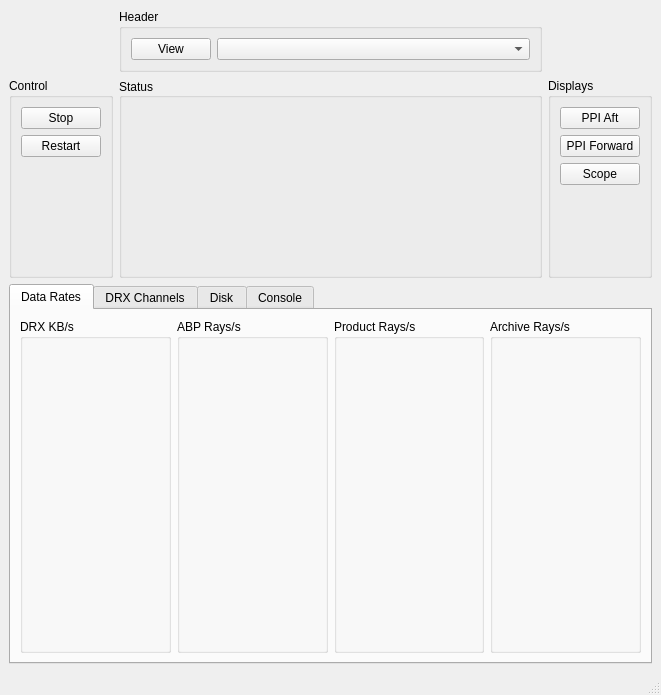
<ui version="4.0" >
 <class>EldoraMain</class>
 <widget class="QMainWindow" name="EldoraMain" >
  <property name="geometry" >
   <rect>
    <x>0</x>
    <y>0</y>
    <width>661</width>
    <height>695</height>
   </rect>
  </property>
  <property name="sizePolicy" >
   <sizepolicy>
    <hsizetype>1</hsizetype>
    <vsizetype>1</vsizetype>
    <horstretch>0</horstretch>
    <verstretch>0</verstretch>
   </sizepolicy>
  </property>
  <property name="windowTitle" >
   <string>Eldora Control</string>
  </property>
  <widget class="QWidget" name="centralwidget" >
   <layout class="QVBoxLayout" >
    <property name="margin" >
     <number>9</number>
    </property>
    <property name="spacing" >
     <number>6</number>
    </property>
    <item>
     <layout class="QGridLayout" >
      <property name="margin" >
       <number>0</number>
      </property>
      <property name="spacing" >
       <number>6</number>
      </property>
      <item row="1" column="1" >
       <widget class="QGroupBox" name="gaugeBox" >
        <property name="minimumSize" >
         <size>
          <width>400</width>
          <height>200</height>
         </size>
        </property>
        <property name="title" >
         <string>Status</string>
        </property>
        <property name="alignment" >
         <set>Qt::AlignJustify|Qt::AlignVCenter</set>
        </property>
        <property name="flat" >
         <bool>false</bool>
        </property>
       </widget>
      </item>
      <item row="0" column="1" >
       <widget class="QGroupBox" name="groupBox_3" >
        <property name="title" >
         <string>Header</string>
        </property>
        <layout class="QHBoxLayout" >
         <property name="margin" >
          <number>9</number>
         </property>
         <property name="spacing" >
          <number>6</number>
         </property>
         <item>
          <widget class="QPushButton" name="viewHdrBtn" >
           <property name="sizePolicy" >
            <sizepolicy>
             <hsizetype>0</hsizetype>
             <vsizetype>3</vsizetype>
             <horstretch>0</horstretch>
             <verstretch>0</verstretch>
            </sizepolicy>
           </property>
           <property name="minimumSize" >
            <size>
             <width>50</width>
             <height>0</height>
            </size>
           </property>
           <property name="text" >
            <string>View</string>
           </property>
          </widget>
         </item>
         <item>
          <widget class="QComboBox" name="hdrCombo" >
           <property name="sizePolicy" >
            <sizepolicy>
             <hsizetype>3</hsizetype>
             <vsizetype>3</vsizetype>
             <horstretch>0</horstretch>
             <verstretch>0</verstretch>
            </sizepolicy>
           </property>
          </widget>
         </item>
        </layout>
       </widget>
      </item>
      <item row="1" column="0" >
       <widget class="QGroupBox" name="groupBox_4" >
        <property name="title" >
         <string>Control</string>
        </property>
        <layout class="QVBoxLayout" >
         <property name="margin" >
          <number>9</number>
         </property>
         <property name="spacing" >
          <number>6</number>
         </property>
         <item>
          <widget class="QPushButton" name="stopButton" >
           <property name="sizePolicy" >
            <sizepolicy>
             <hsizetype>1</hsizetype>
             <vsizetype>1</vsizetype>
             <horstretch>0</horstretch>
             <verstretch>0</verstretch>
            </sizepolicy>
           </property>
           <property name="text" >
            <string>Stop</string>
           </property>
           <property name="checkable" >
            <bool>false</bool>
           </property>
          </widget>
         </item>
         <item>
          <widget class="QPushButton" name="restartButton" >
           <property name="sizePolicy" >
            <sizepolicy>
             <hsizetype>1</hsizetype>
             <vsizetype>1</vsizetype>
             <horstretch>0</horstretch>
             <verstretch>0</verstretch>
            </sizepolicy>
           </property>
           <property name="text" >
            <string>Restart</string>
           </property>
           <property name="checkable" >
            <bool>false</bool>
           </property>
          </widget>
         </item>
         <item>
          <spacer>
           <property name="orientation" >
            <enum>Qt::Vertical</enum>
           </property>
           <property name="sizeHint" >
            <size>
             <width>20</width>
             <height>40</height>
            </size>
           </property>
          </spacer>
         </item>
        </layout>
       </widget>
      </item>
      <item row="1" column="2" >
       <widget class="QGroupBox" name="groupBox_5" >
        <property name="title" >
         <string>Displays</string>
        </property>
        <layout class="QVBoxLayout" >
         <property name="margin" >
          <number>9</number>
         </property>
         <property name="spacing" >
          <number>6</number>
         </property>
         <item>
          <widget class="QPushButton" name="aftPpiButton" >
           <property name="text" >
            <string>PPI Aft</string>
           </property>
          </widget>
         </item>
         <item>
          <widget class="QPushButton" name="forwardPpiButton" >
           <property name="text" >
            <string>PPI Forward</string>
           </property>
          </widget>
         </item>
         <item>
          <widget class="QPushButton" name="scopeButton" >
           <property name="sizePolicy" >
            <sizepolicy>
             <hsizetype>1</hsizetype>
             <vsizetype>1</vsizetype>
             <horstretch>0</horstretch>
             <verstretch>0</verstretch>
            </sizepolicy>
           </property>
           <property name="text" >
            <string>Scope</string>
           </property>
          </widget>
         </item>
         <item>
          <spacer>
           <property name="orientation" >
            <enum>Qt::Vertical</enum>
           </property>
           <property name="sizeHint" >
            <size>
             <width>20</width>
             <height>40</height>
            </size>
           </property>
          </spacer>
         </item>
        </layout>
       </widget>
      </item>
      <item row="0" column="0" >
       <widget class="QLabel" name="label_4" >
        <property name="text" >
         <string/>
        </property>
       </widget>
      </item>
      <item row="0" column="2" >
       <widget class="QLabel" name="label_5" >
        <property name="text" >
         <string/>
        </property>
       </widget>
      </item>
     </layout>
    </item>
    <item>
     <widget class="QTabWidget" name="tab" >
      <property name="currentIndex" >
       <number>0</number>
      </property>
      <widget class="QWidget" name="tab_2" >
       <attribute name="title" >
        <string>Data Rates</string>
       </attribute>
       <layout class="QHBoxLayout" >
        <property name="margin" >
         <number>9</number>
        </property>
        <property name="spacing" >
         <number>6</number>
        </property>
        <item>
         <widget class="QGroupBox" name="DRXRateBox" >
          <property name="sizePolicy" >
           <sizepolicy>
            <hsizetype>1</hsizetype>
            <vsizetype>1</vsizetype>
            <horstretch>0</horstretch>
            <verstretch>0</verstretch>
           </sizepolicy>
          </property>
          <property name="title" >
           <string>DRX KB/s</string>
          </property>
         </widget>
        </item>
        <item>
         <widget class="QGroupBox" name="ABPRateBox" >
          <property name="sizePolicy" >
           <sizepolicy>
            <hsizetype>1</hsizetype>
            <vsizetype>1</vsizetype>
            <horstretch>0</horstretch>
            <verstretch>0</verstretch>
           </sizepolicy>
          </property>
          <property name="title" >
           <string>ABP Rays/s</string>
          </property>
         </widget>
        </item>
        <item>
         <widget class="QGroupBox" name="ProductRateBox" >
          <property name="sizePolicy" >
           <sizepolicy>
            <hsizetype>1</hsizetype>
            <vsizetype>1</vsizetype>
            <horstretch>0</horstretch>
            <verstretch>0</verstretch>
           </sizepolicy>
          </property>
          <property name="title" >
           <string>Product Rays/s</string>
          </property>
         </widget>
        </item>
        <item>
         <widget class="QGroupBox" name="ArchiveRateBox" >
          <property name="sizePolicy" >
           <sizepolicy>
            <hsizetype>1</hsizetype>
            <vsizetype>1</vsizetype>
            <horstretch>0</horstretch>
            <verstretch>0</verstretch>
           </sizepolicy>
          </property>
          <property name="title" >
           <string>Archive Rays/s</string>
          </property>
         </widget>
        </item>
       </layout>
      </widget>
      <widget class="QWidget" name="tab" >
       <attribute name="title" >
        <string>DRX Channels</string>
       </attribute>
       <layout class="QVBoxLayout" >
        <property name="margin" >
         <number>9</number>
        </property>
        <property name="spacing" >
         <number>6</number>
        </property>
        <item>
         <layout class="QHBoxLayout" >
          <property name="margin" >
           <number>0</number>
          </property>
          <property name="spacing" >
           <number>6</number>
          </property>
          <item>
           <spacer>
            <property name="orientation" >
             <enum>Qt::Horizontal</enum>
            </property>
            <property name="sizeHint" >
             <size>
              <width>40</width>
              <height>20</height>
             </size>
            </property>
           </spacer>
          </item>
          <item>
           <widget class="QGroupBox" name="groupBox" >
            <property name="title" >
             <string>Forward Bandwith (0 - 8000 KB/s)</string>
            </property>
            <layout class="QVBoxLayout" >
             <property name="margin" >
              <number>9</number>
             </property>
             <property name="spacing" >
              <number>6</number>
             </property>
             <item>
              <widget class="QDial" name="forwardBWdial" >
               <property name="enabled" >
                <bool>true</bool>
               </property>
               <property name="orientation" >
                <enum>Qt::Horizontal</enum>
               </property>
              </widget>
             </item>
            </layout>
           </widget>
          </item>
          <item>
           <spacer>
            <property name="orientation" >
             <enum>Qt::Horizontal</enum>
            </property>
            <property name="sizeHint" >
             <size>
              <width>40</width>
              <height>20</height>
             </size>
            </property>
           </spacer>
          </item>
          <item>
           <widget class="QGroupBox" name="groupBox_2" >
            <property name="title" >
             <string>    Aft Bandwith (0 - 8000 KB/s)</string>
            </property>
            <layout class="QVBoxLayout" >
             <property name="margin" >
              <number>9</number>
             </property>
             <property name="spacing" >
              <number>6</number>
             </property>
             <item>
              <widget class="QDial" name="aftBWdial" >
               <property name="orientation" >
                <enum>Qt::Horizontal</enum>
               </property>
              </widget>
             </item>
            </layout>
           </widget>
          </item>
          <item>
           <spacer>
            <property name="orientation" >
             <enum>Qt::Horizontal</enum>
            </property>
            <property name="sizeHint" >
             <size>
              <width>40</width>
              <height>20</height>
             </size>
            </property>
           </spacer>
          </item>
         </layout>
        </item>
        <item>
         <widget class="Line" name="line_2" >
          <property name="orientation" >
           <enum>Qt::Horizontal</enum>
          </property>
         </widget>
        </item>
        <item>
         <widget class="QGroupBox" name="forwardDials" >
          <property name="title" >
           <string>Forward Channel Bandwidths (0 - 2000 KB/s)</string>
          </property>
          <layout class="QHBoxLayout" >
           <property name="margin" >
            <number>9</number>
           </property>
           <property name="spacing" >
            <number>6</number>
           </property>
           <item>
            <widget class="QDial" name="dial" >
             <property name="orientation" >
              <enum>Qt::Horizontal</enum>
             </property>
            </widget>
           </item>
           <item>
            <widget class="QDial" name="dial_2" >
             <property name="orientation" >
              <enum>Qt::Horizontal</enum>
             </property>
            </widget>
           </item>
           <item>
            <widget class="QDial" name="dial_3" >
             <property name="orientation" >
              <enum>Qt::Horizontal</enum>
             </property>
            </widget>
           </item>
           <item>
            <widget class="QDial" name="dial_4" >
             <property name="orientation" >
              <enum>Qt::Horizontal</enum>
             </property>
            </widget>
           </item>
           <item>
            <widget class="QDial" name="dial_5" >
             <property name="orientation" >
              <enum>Qt::Horizontal</enum>
             </property>
            </widget>
           </item>
           <item>
            <widget class="QDial" name="dial_6" >
             <property name="orientation" >
              <enum>Qt::Horizontal</enum>
             </property>
            </widget>
           </item>
           <item>
            <widget class="QDial" name="dial_7" >
             <property name="orientation" >
              <enum>Qt::Horizontal</enum>
             </property>
            </widget>
           </item>
           <item>
            <widget class="QDial" name="dial_8" >
             <property name="orientation" >
              <enum>Qt::Horizontal</enum>
             </property>
            </widget>
           </item>
          </layout>
         </widget>
        </item>
        <item>
         <widget class="Line" name="line" >
          <property name="orientation" >
           <enum>Qt::Horizontal</enum>
          </property>
         </widget>
        </item>
        <item>
         <widget class="QGroupBox" name="aftDials" >
          <property name="title" >
           <string>Aft Channel Bandwidths (0 - 2000 KB/s)</string>
          </property>
          <layout class="QHBoxLayout" >
           <property name="margin" >
            <number>9</number>
           </property>
           <property name="spacing" >
            <number>6</number>
           </property>
           <item>
            <widget class="QDial" name="dial_9" >
             <property name="orientation" >
              <enum>Qt::Horizontal</enum>
             </property>
            </widget>
           </item>
           <item>
            <widget class="QDial" name="dial_10" >
             <property name="orientation" >
              <enum>Qt::Horizontal</enum>
             </property>
            </widget>
           </item>
           <item>
            <widget class="QDial" name="dial_11" >
             <property name="orientation" >
              <enum>Qt::Horizontal</enum>
             </property>
            </widget>
           </item>
           <item>
            <widget class="QDial" name="dial_12" >
             <property name="orientation" >
              <enum>Qt::Horizontal</enum>
             </property>
            </widget>
           </item>
           <item>
            <widget class="QDial" name="dial_13" >
             <property name="orientation" >
              <enum>Qt::Horizontal</enum>
             </property>
            </widget>
           </item>
           <item>
            <widget class="QDial" name="dial_14" >
             <property name="orientation" >
              <enum>Qt::Horizontal</enum>
             </property>
            </widget>
           </item>
           <item>
            <widget class="QDial" name="dial_15" >
             <property name="orientation" >
              <enum>Qt::Horizontal</enum>
             </property>
            </widget>
           </item>
           <item>
            <widget class="QDial" name="dial_16" >
             <property name="orientation" >
              <enum>Qt::Horizontal</enum>
             </property>
            </widget>
           </item>
          </layout>
         </widget>
        </item>
       </layout>
      </widget>
      <widget class="QWidget" name="tab_4" >
       <attribute name="title" >
        <string>Disk</string>
       </attribute>
       <widget class="QGroupBox" name="diskStatsBox" >
        <property name="geometry" >
         <rect>
          <x>9</x>
          <y>9</y>
          <width>643</width>
          <height>301</height>
         </rect>
        </property>
        <property name="minimumSize" >
         <size>
          <width>0</width>
          <height>100</height>
         </size>
        </property>
        <property name="title" >
         <string>Disk Status</string>
        </property>
       </widget>
      </widget>
      <widget class="QWidget" name="tab_3" >
       <attribute name="title" >
        <string>Console</string>
       </attribute>
       <layout class="QVBoxLayout" >
        <property name="margin" >
         <number>9</number>
        </property>
        <property name="spacing" >
         <number>6</number>
        </property>
        <item>
         <widget class="QTextEdit" name="logBrowser" />
        </item>
       </layout>
      </widget>
     </widget>
    </item>
   </layout>
  </widget>
  <widget class="QMenuBar" name="menubar" >
   <property name="geometry" >
    <rect>
     <x>0</x>
     <y>0</y>
     <width>661</width>
     <height>29</height>
    </rect>
   </property>
  </widget>
  <widget class="QStatusBar" name="statusbar" />
 </widget>
 <resources/>
 <connections/>
</ui>
